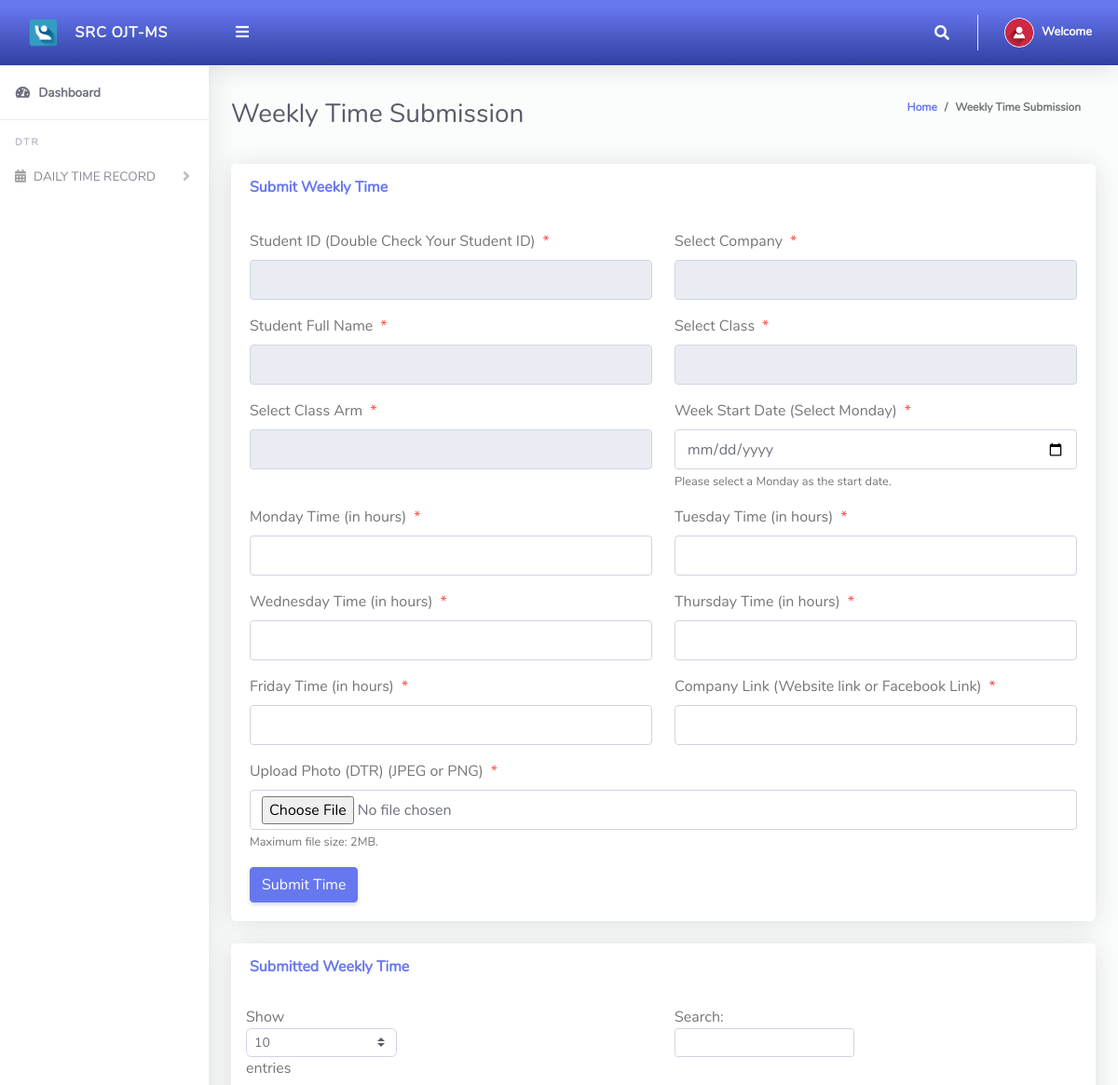
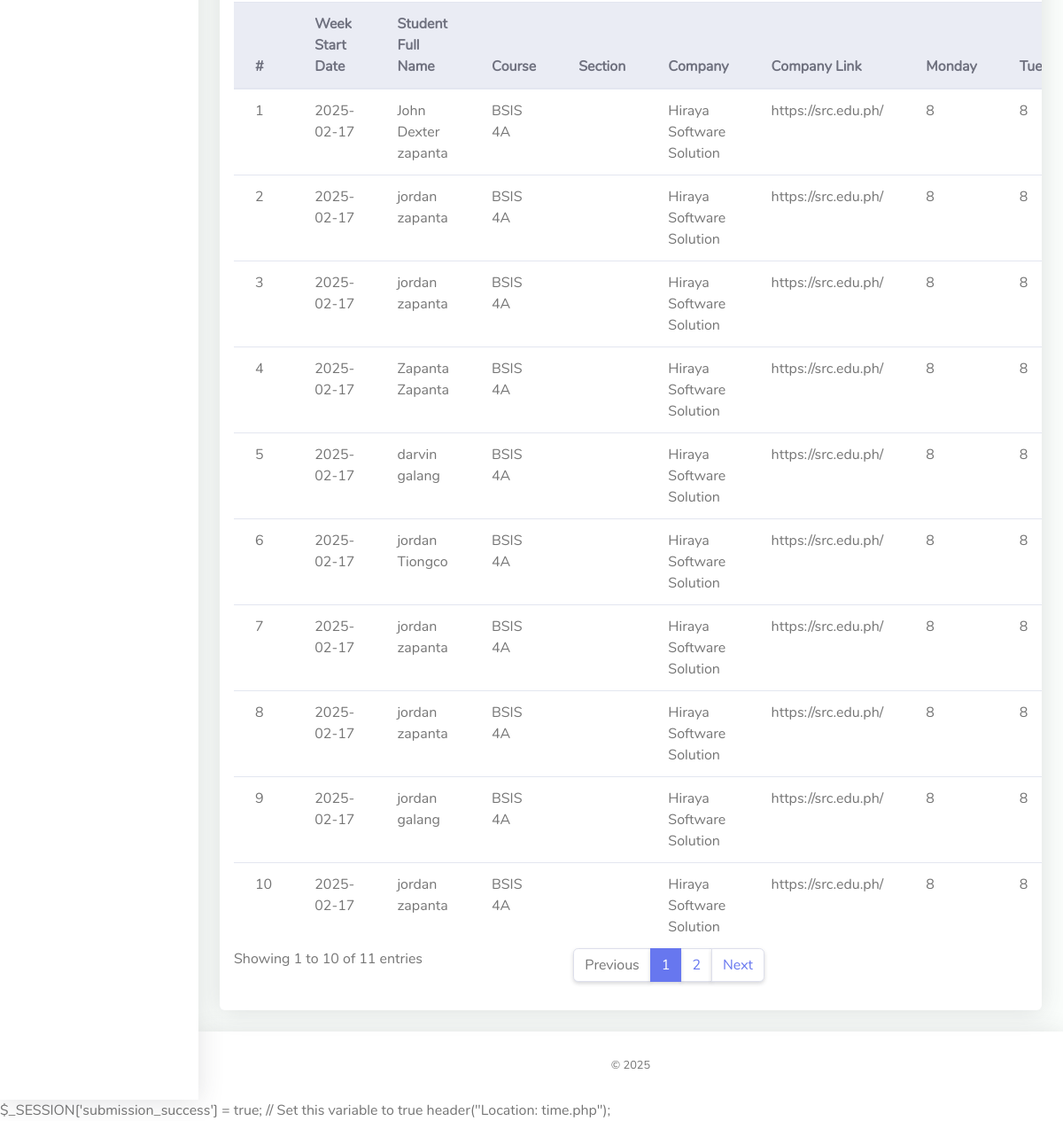
The app's page /Student/time2.php (signed in) with its own data (2 pictures, top to bottom).
### tables this page shows
CREATE TABLE `tbl_weekly_time_entries` (
  `id` int(11) NOT NULL,
  `week_start_date` date NOT NULL,
  `monday_time` float DEFAULT 0,
  `tuesday_time` float DEFAULT 0,
  `wednesday_time` float DEFAULT 0,
  `thursday_time` float DEFAULT 0,
  `friday_time` float DEFAULT 0,
  `saturday_time` int(8) DEFAULT NULL,
  `student_fullname` varchar(100) NOT NULL,
  `course` varchar(100) NOT NULL,
  `comp_name` varchar(255) DEFAULT NULL,
  `comp_link` varchar(255) DEFAULT NULL,
  `date_created` datetime DEFAULT current_timestamp(),
  `remaining_time` int(255) DEFAULT NULL,
  `admissionNumber` varchar(255) NOT NULL,
  `photo` varchar(255) DEFAULT NULL
);

### Student/time2.php (the view, shortened to what this page needs)
<?php
include '../Includes/dbcon.php';
?>
<!DOCTYPE html>
<html lang="en">
<head>
  <link href="../vendor/fontawesome-free/css/all.min.css" rel="stylesheet" type="text/css">
  <link href="../vendor/bootstrap/css/bootstrap.min.css" rel="stylesheet" type="text/css">
  <link href="css/ruang-admin.min.css" rel="stylesheet">
</head>
<body id="page-top">
  <div id="wrapper">
      <?php include "Includes/sidebar.php"; ?>
    <div id="content-wrapper" class="d-flex flex-column">
      <div id="content">
       <?php include "Includes/topbar.php"; ?>
        <div class="container-fluid" id="container-wrapper">
          <div class="d-sm-flex align-items-center justify-content-between mb-4">
            <h1 class="h3 mb-0 text-gray-800">Weekly Time Submission</h1>
            <ol class="breadcrumb">
              <li class="breadcrumb-item"><a href="./">Home</a></li>
              <li class="breadcrumb-item active" aria-current="page">Weekly Time Submission</li>
            </ol>
          </div>
          <div class="row">
            <div class="col-lg-12">
              <div class="card mb-4">
                <div class="card-header py-3 d-flex flex-row align-items-center justify-content-between">
                  <h6 class="m-0 font-weight-bold text-primary">Submit Weekly Time</h6>
                </div>
                <div class="card-body">
                <form method="post" enctype="multipart/form-data">
                <div class="form-group row mb-3">
                        <div class="col-xl-6">
                            <label class="form-control-label">Student ID (Double Check Your Student ID)<span class="text-danger ml-2">*</span></label>
                            <input type="text" class="form-control" name="admissionNumber" value="<?php echo isset($_SESSION['admissionNumber']) ? $_SESSION['admissionNumber'] : ''; ?>" required readonly>
                        </div>
                        <div class="col-xl-6">
                          <label class="form-control-label">Select Company<span class="text-danger ml-2">*</span></label>
                          <input type="text" class="form-control" name="comp_name" value="<?php echo isset($_SESSION['comp_name']) ? $_SESSION['comp_name'] : ''; ?>" required readonly>
                      </div>
                    </div>
                    <div class="form-group row mb-3">
                    <div class="col-xl-6">
                        <label class="form-control-label">Student Full Name<span class="text-danger ml-2">*</span></label>
                        <input type="text" class="form-control" name="student_fullname" value="<?php echo isset($_SESSION['student_fullname']) ? $_SESSION['student_fullname'] : ''; ?>" required readonly>
                    </div>
                    <div class="col-xl-6">
                      <label class="form-control-label">Select Class<span class="text-danger ml-2">*</span></label>
                      <input type="text" class="form-control" name="className" value="<?php echo isset($_SESSION['className']) ? $_SESSION['className'] : ''; ?>" required readonly>
                  </div>
                    </div>
                    <div class="form-group row mb-3">
                    <div class="col-xl-6">
                        <label class="form-control-label">Select Class Arm<span class="text-danger ml-2">*</span></label>
                        <input type="text" class="form-control" name="classArmName" value="<?php echo isset($_SESSION['classArmName']) ? $_SESSION['classArmName'] : ''; ?>" required readonly>
                    </div>
                        <div class="col-xl-6">
                            <label class="form-control-label">Week Start Date (Select Monday)<span class="text-danger ml-2">*</span></label>
                            <input type="date" class="form-control" name="week_start_date" required>
                            <small class="form-text text-muted">Please select a Monday as the start date.</small>
                        </div>
                    </div>
                    <div class="form-group row mb-3">
                        <div class="col-xl-6">
                            <label class="form-control-label">Monday Time (in hours)<span class="text-danger ml-2">*</span></label>
                            <input type="number" class="form-control" name="monday_time" min="0" max="8" step="0.1" required>
                        </div>
                        <div class="col-xl-6">
                            <label class="form-control-label">Tuesday Time (in hours)<span class="text-danger ml-2">*</span></label>
                            <input type="number" class="form-control" name="tuesday_time" min="0" max="8" step="0.1" required>
                        </div>
                    </div>
                    <div class="form-group row mb-3">
                        <div class="col-xl-6">
                            <label class="form-control-label">Wednesday Time (in hours)<span class="text-danger ml-2">*</span></label>
                            <input type="number" class="form-control" name="wednesday_time" min="0" max="8" step="0.1" required>
                        </div>
                        <div class="col-xl-6">
                            <label class="form-control-label">Thursday Time (in hours)<span class="text-danger ml-2">*</span></label>
                            <input type="number" class="form-control" name="thursday_time" min="0" max="8" step="0.1" required>
                        </div>
                    </div>
                    <div class="form-group row mb-3">
                        <div class="col-xl-6">
                            <label class="form-control-label">Friday Time (in hours)<span class="text-danger ml-2">*</span></label>
                            <input type="number" class="form-control" name="friday_time" min="0" max="8" step="0.1" required>
                        </div>
                        <div class="col-xl-6">
                            <label class="form-control-label">Company Link (Website link or Facebook Link)<span class="text-danger ml-2">*</span></label>
                            <input type="text" class="form-control" name="comp_link" id="comp_link" required>
                        </div>
                    </div>
                    <div class="form-group row mb-3">
                        <div class="col-xl-12">
                            <label class="form-control-label">Upload Photo (DTR) (JPEG or PNG)<span class="text-danger ml-2">*</span></label>
                            <input type="file" class="form-control" name="photo" accept=".jpg, .jpeg, .png" required>
                            <small class="form-text text-muted">Maximum file size: 2MB.</small>
                        </div>
                    </div>
                    <button type="submit" name="submit_time" class="btn btn-primary">Submit Time</button>
                </form>
                </div>
              </div>
              <div class="row">
                <div class="col-lg-12">
                  <div class="card mb-4">
                    <div class="card-header py-3 d-flex flex-row align-items-center justify-content-between">
                      <h6 class="m-0 font-weight-bold text-primary">Submitted Weekly Time</h6>
                    </div>
                    <div class="table-responsive p-3">
                      <table class="table align-items-center table-flush table-hover" id="dataTableHover">
                        <thead class="thead-light">
                          <tr>
                            <th>#</th>
                            <th>Week Start Date</th>
                            <th>Student Full Name</th>
                            <th>Course</th>
                            <th>Section</th>
                            <th>Company</th>
                            <th>Company Link</th>
                            <th>Monday</th>
                            <th>Tuesday</th>
                          </tr>
                        </thead>
                        <tbody>
                            <?php
                            $query = "SELECT * FROM tbl_weekly_time_entries";
                            $rs = $conn->query($query);
                            $num = $rs->num_rows;
                            $sn = 0;
                            if ($num > 0) {
                                while ($rows = $rs->fetch_assoc()) {
                                    $sn++;
                                    $totalHours = $rows['monday_time'] + $rows['tuesday_time'] + $rows['wednesday_time'] + $rows['thursday_time'] + $rows['friday_time'];
                                    $remainingTime = $rows['remaining_time'];
                                    echo "
                                    <tr>
                                        <td>".$sn."</td>
                                        <td>".$rows['week_start_date']."</td>
                                        <td>".$rows['student_fullname']."</td>
                                        <td>".$rows['course']."</td>
                                        <td>".$rows['section']."</td>
                                        <td>".$rows['comp_name']."</td>
                                        <td>".$rows['comp_link']."</td>
                                        <td>".$rows['monday_time']."</td>
                                        <td>".$rows['tuesday_time']."</td>
                                        <td>".$rows['wednesday_time']."</td>
                                        <td>".$rows['thursday_time']."</td>
                                        <td>".$rows['friday_time']."</td>
                                        <td>".$totalHours."</td>
                                        <td>".$remainingTime."</td>
                                        <td><a href='".$rows['photo']."' target='_blank'><img src='".$rows['photo']."' alt='Uploaded Photo' style='width: 50px; height: auto;'></a></td>
                                        <td><a href='?action=edit&Id=".$rows['id']."'><i class='fas fa-fw fa-edit'></i>Edit</a></td>
                                        <td><a href='?action=delete&Id=".$rows['id']."'><i class='fas fa-fw fa-trash'></i>Delete</a></td>
                                    </tr>";
                                }
                            } else {
                                echo "<tr><td colspan='14' class='text-center'>No Record Found!</td></tr>";
                            }
                            ?>
                        </tbody>
                      </table>
                    </div>
                  </div>
                </div>
              </div>
            </div>
          </div>
        </div>
      </div>
       <?php include "Includes/footer.php";?>
    </div>
  </div>
</body>
</html>

### records on screen
tbl_weekly_time_entries: week_start_date "2025-02-17", student_fullname "John Dexter zapanta", course "BSIS 4A", comp_name "Hiraya Software Solution", comp_link "https://src.edu.ph/", monday_time "8", tuesday_time "8"
tbl_weekly_time_entries: week_start_date "2025-02-17", student_fullname "jordan zapanta", course "BSIS 4A", comp_name "Hiraya Software Solution", comp_link "https://src.edu.ph/", monday_time "8", tuesday_time "8"
tbl_weekly_time_entries: week_start_date "2025-02-17", student_fullname "jordan zapanta", course "BSIS 4A", comp_name "Hiraya Software Solution", comp_link "https://src.edu.ph/", monday_time "8", tuesday_time "8"
tbl_weekly_time_entries: week_start_date "2025-02-17", student_fullname "Zapanta Zapanta", course "BSIS 4A", comp_name "Hiraya Software Solution", comp_link "https://src.edu.ph/", monday_time "8", tuesday_time "8"
tbl_weekly_time_entries: week_start_date "2025-02-17", student_fullname "darvin galang", course "BSIS 4A", comp_name "Hiraya Software Solution", comp_link "https://src.edu.ph/", monday_time "8", tuesday_time "8"
tbl_weekly_time_entries: week_start_date "2025-02-17", student_fullname "jordan Tiongco", course "BSIS 4A", comp_name "Hiraya Software Solution", comp_link "https://src.edu.ph/", monday_time "8", tuesday_time "8"
tbl_weekly_time_entries: week_start_date "2025-02-17", student_fullname "jordan zapanta", course "BSIS 4A", comp_name "Hiraya Software Solution", comp_link "https://src.edu.ph/", monday_time "8", tuesday_time "8"
tbl_weekly_time_entries: week_start_date "2025-02-17", student_fullname "jordan zapanta", course "BSIS 4A", comp_name "Hiraya Software Solution", comp_link "https://src.edu.ph/", monday_time "8", tuesday_time "8"
tbl_weekly_time_entries: week_start_date "2025-02-17", student_fullname "jordan galang", course "BSIS 4A", comp_name "Hiraya Software Solution", comp_link "https://src.edu.ph/", monday_time "8", tuesday_time "8"
tbl_weekly_time_entries: week_start_date "2025-02-17", student_fullname "jordan zapanta", course "BSIS 4A", comp_name "Hiraya Software Solution", comp_link "https://src.edu.ph/", monday_time "8", tuesday_time "8"
